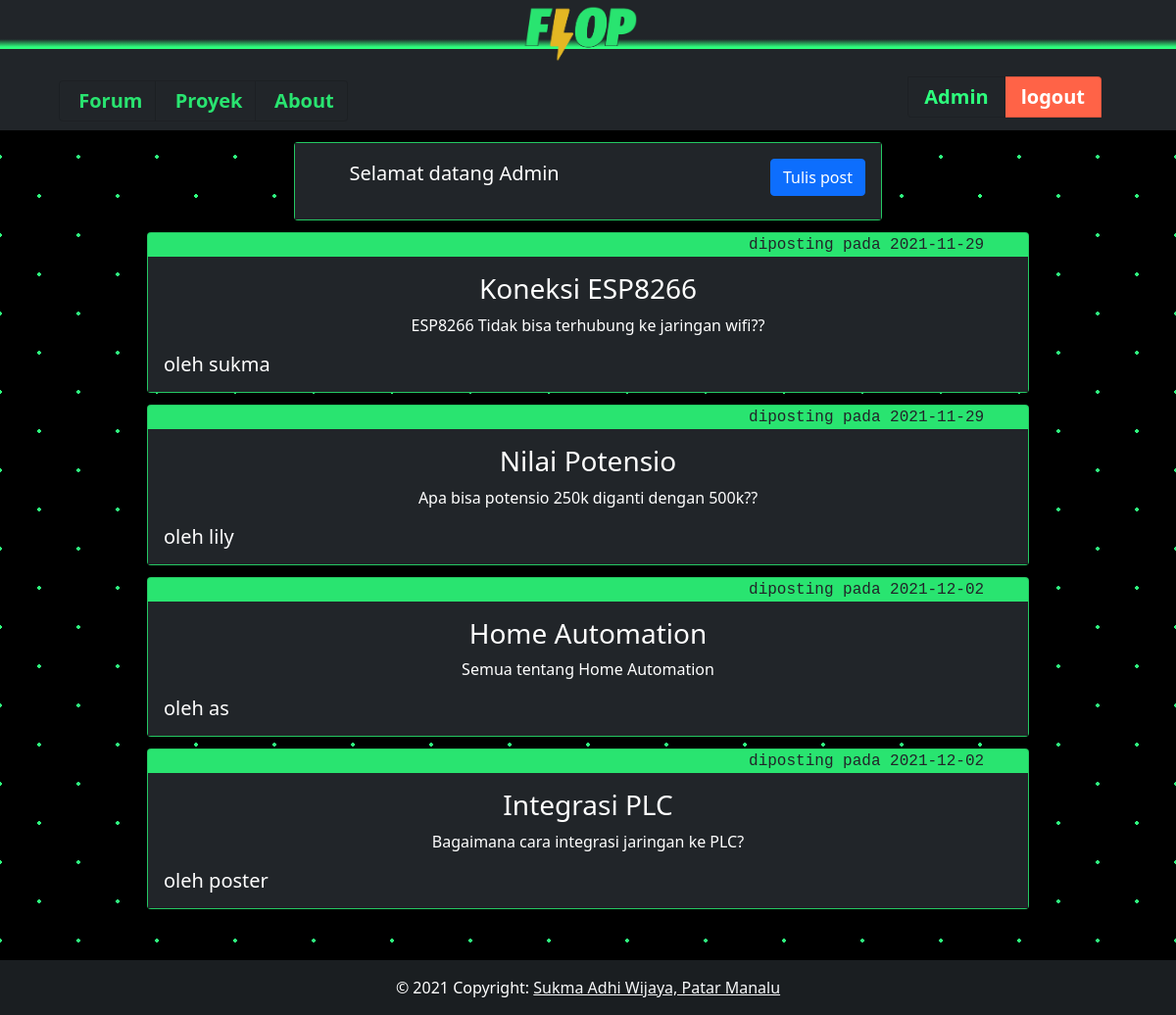
Screenshot of / (signed in) with the database file from the repository.
### tables this page shows
CREATE TABLE `tb_post` (
  `post_title` varchar(25) NOT NULL,
  `post_desc` varchar(50) NOT NULL,
  `post_content` text NOT NULL,
  `poster` varchar(25) NOT NULL,
  `post_date` date NOT NULL
);

### index.php (the view, shortened to what this page needs)
<?php
$conn = mysqli_connect("localhost","root","","db_flop");
if($_SESSION){
    $user = $_SESSION['username'];
    $islogged = true;
  }
  else{
    $user = "guest";
    $prompt = "login";
    $islogged = false;
  }
if($islogged == true){
    $greet = '<a class="card-text" id="content-greet">Selamat datang '.$user.'</a>
        <a class="btn btn-primary" id="new-content-link" href="post.php?action=Tulis" >
        Tulis post</a>';
}
else{
    $greet = '<a class="card-text" id="content-greet">Anda belum login, login agar dapat menulis dan berkomentar</a>';
}
?>
<!DOCTYPE html>
<html lang="en">
<head>
    <link href="/style.css" rel="stylesheet">
    <link href="https://cdn.jsdelivr.net/npm/bootstrap@5.1.3/dist/css/bootstrap.min.css" rel="stylesheet">
</head>
<body>
<?php
include "html/header.php";
echo
    '<div class="card " id="main-content" style="width:50%;margin-top:1%;">
    <a id="main-content-info"></a>
    <div class="card-body" id="main-content-body">
    '.$greet.'
      <p class="card-text" id="main-content-text"></p>
        <h5 class="card-text"></h5>
    </div>
  </div>'
    ;
$query = mysqli_query($conn,"SELECT post_title,post_desc,poster,post_date FROM tb_post;");
while($data=mysqli_fetch_assoc($query)){
    $action = '';
    echo
    '<div class="card " id="main-content" style="width:75%;margin-top:1%;">
    <a id="main-content-info">diposting pada '.$data["post_date"].'</a>
    <div class="card-body" id="main-content-body">
    <a id="content-link" href="content.php?title='.$data["post_title"].'" >
      <h3 class="card-title" id="main-content-title">'.$data["post_title"].'</h3></a>
      <p class="card-text" id="main-content-text">
          '.$data["post_desc"].'
    </p>
        <h5 class="card-text">oleh
            '.$data["poster"].'
            '.$action.'
        </h5>
    </div>
  </div>'
    ;
}
echo "<br><br><br><br>";
include "html/footer.php" ;
?>
</body>
</html>

### style.css (style rules this page uses)
#Body { background-color: #000000; opacity: 1; background-image: radial-gradient(#2eff7d 2px, transparent 2px), radial-gradient(#2eff7d 2px, #000000 2px); background-size: 80px 80px; background-position: 0 0,40px 40px; }
#main-content { margin:auto; margin-top:1%; margin-bottom:1%; width:85%; background-color:#29e470; color:#29e470; }
#main-content-body { background-color: #212529; color:white; }
#main-content-title { text-align:center; }
#main-content-info { text-align:right; color:#212529; margin-right:5%; font-family:monospace; }
#main-content-text { text-align:center !important; }
#content-link { color:white !important; text-decoration: none; text-align:center !important; }

### index.php (style rules this page uses)
#Body { background-color: #000000; opacity: 1; background-image: radial-gradient(#2eff7d 2px, transparent 2px), radial-gradient(#2eff7d 2px, #000000 2px); background-size: 80px 80px; background-position: 0 0,40px 40px; }
#main-content { margin:auto; margin-top:1%; margin-bottom:1%; width:85%; background-color:#29e470; color:#29e470; }
#main-content-body { background-color: #212529; color:white; }
#main-content-title { text-align:center; }
#main-content-info { text-align:right; color:#212529; margin-right:5%; font-family:monospace; }
#main-content-text { text-align:center !important; }
#content-link { color:white !important; text-decoration: none; text-align:center !important; }
#content-greet { text-decoration:none; color:white; font-size:20px; text-align:justify !important; margin:auto; padding-left:7%; }
#new-content-link { float:right; }

### rows the page displays
tb_post: post_date "2021-11-29", post_title "Koneksi ESP8266", post_desc "ESP8266 Tidak bisa terhubung ke jaringan wifi??", poster "sukma"
tb_post: post_date "2021-11-29", post_title "Nilai Potensio", post_desc "Apa bisa potensio 250k diganti dengan 500k??", poster "lily"
tb_post: post_date "2021-12-02", post_title "Home Automation", post_desc "Semua tentang Home Automation", poster "as"
tb_post: post_date "2021-12-02", post_title "Integrasi PLC", post_desc "Bagaimana cara integrasi jaringan ke PLC?", poster "poster"

### other values shown
$user "Admin"
$prompt "logout"
